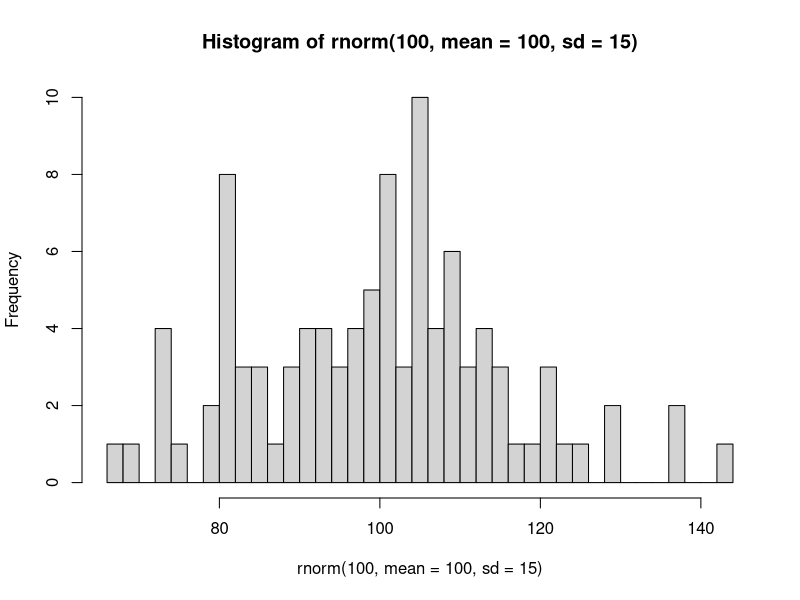
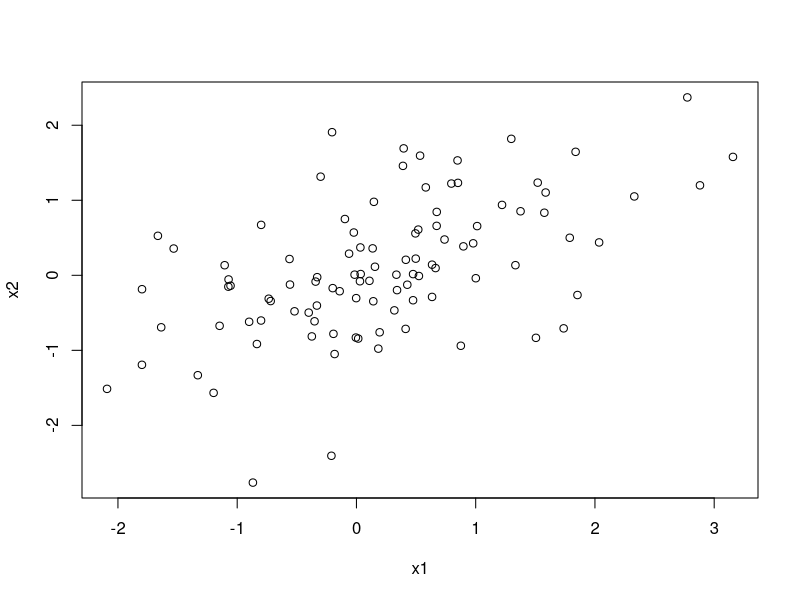
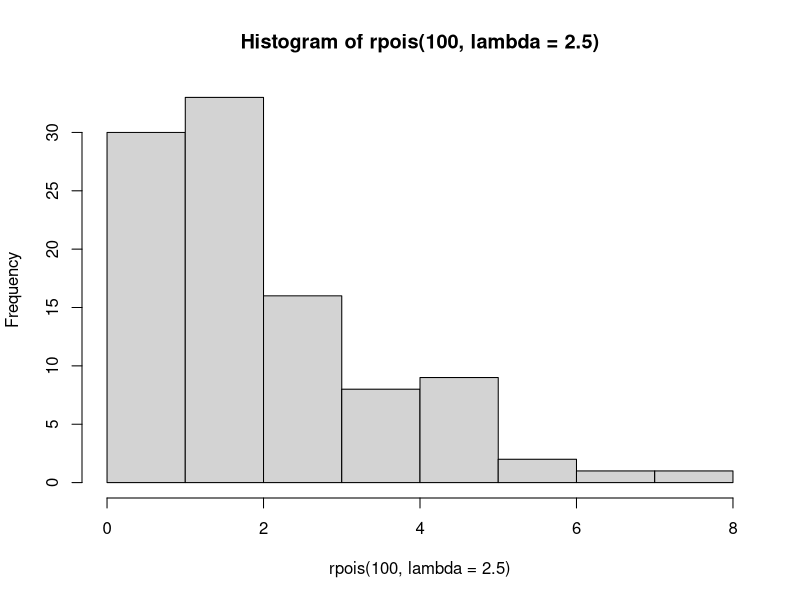
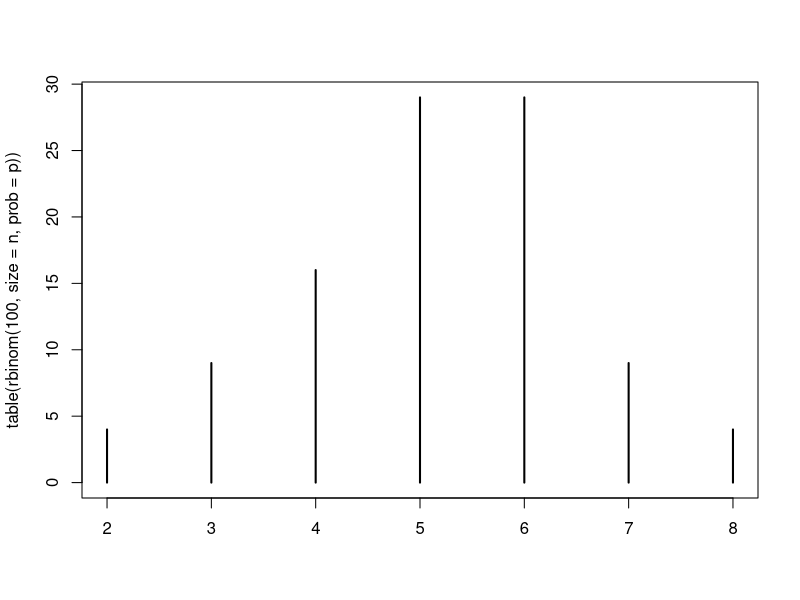
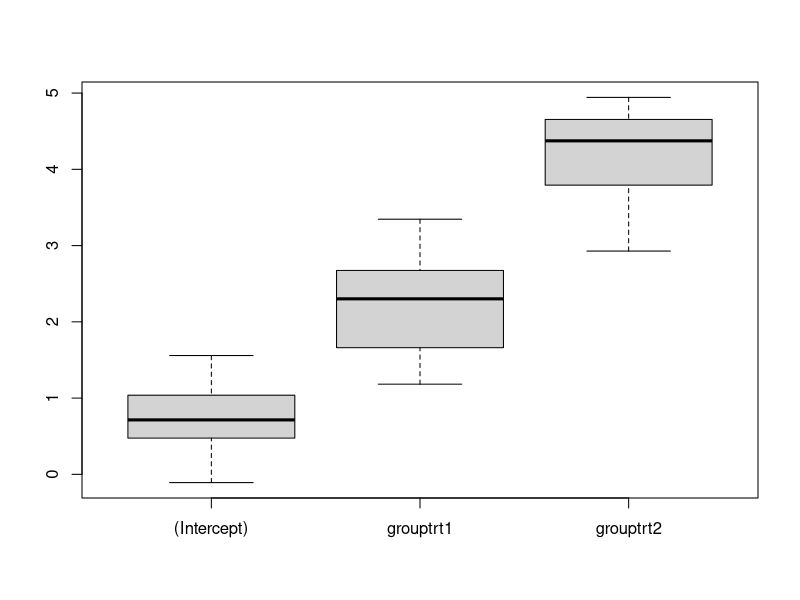

R code for these plots, in order:
#' ---
#' title: "Data simulation in R"
#' author: ""
#' date: "Last modified: 2025-05-01"
#' bibliography: ../lit.bib
#' ---

#'
#' In this session, we will use R to simulate data sets. Simulating data can be
#' considered as the key idea behind hypothesis testing in the frequentist
#' framework, where we assume that we can repeat the data collection under
#' identical conditions. In this course, I will (hopefully) show you how to
#' use it to draw meaningful conclusions from your data.
#' 


#' # Overview
#'
#' 1. Random numbers generation (`rnorm()`, `runif()`, `rpois()`, `rbinom()`,
#'    etc.)
#' 2. Generate categorical variables (`factor()`, `rep()`)
#' 3. Create data frames containing quantitative and categorical variables
#'    (`data.frame()`, `expand.grid()`, `reshape()`)
#' 4. Drawing many data sets (`replicate()`, for loops)
#'


#' # Random numbers generation
#'
#' For drawing random numbers from a statistical distribution, the distribution
#' name is prefixed by “r” (random deviate). See `?Distributions` for a list of
#' distributions.
#'

rnorm(10)                # draw from standard normal distribution
runif(10)                # draw from uniform distribution
rpois(10, lambda = 1)    # draw from Poisson distribution

# Sampling with or without replacement from a vector
sample(1:5, size = 10, replace = TRUE)

#'
#' The random numbers generator in R is seeded: Upon restart of R, new random
#' numbers are generated. To replicate the results of a simulation, the seed
#' (starting value) can be set explicitly:

set.seed(1223)  # set seed, so on each run random numbers will be identical
runif(3)

#' ## Normal distribution
#' 
#' The normal distribution with parameters $\mu$ and $\sigma$: $X \sim N(\mu,
#' \sigma^2)$.

rnorm(100, mean = 100, sd = 15) |> hist(breaks = 30)

#' ## Multivariate normal distribution
#'
#' 

MASS::mvrnorm(100,
              mu = c(0, 0),
              Sigma = matrix(c(1, 0.5, 0.5, 1), nrow = 2, ncol = 2)) |>
  plot(xlab = "x1", ylab = "x2")

#' ## Poisson distribution (for count data)
#'
#' The Poisson distribution is a discrete probability distribution that is used
#' to model the probability of a given number of events occurring in a fixed
#' interval of time if these events occur with a known constant mean rate
#' ($\lambda$) and independently of the time since the last event.

rpois(100, lambda = 2.5) |> hist()

#' ## Binomial distribution
#'
#' The binomial distribution with parameters $n$ and $\pi$ is the discrete
#' probability distribution of the number of successes in a sequence of n
#' independent (Bernoulli) experiments: $X \sim Binom(n, \pi)$.
#'
#' Generate data from a binomial model using the function `rbinom()` in R; try
#' out different values of
#'
#' – $n$ (10, 500, 2000)  
#' – the parameter $\pi$ (0.5, 0.8, 0.44, 0.515)  
#'
#' and see how this affects the output.

n <- 10   # 500, 2000
p <- 0.5  # 0.8, 0.44, 0.515

rbinom(100, size = n, prob = p) |> table() |> plot()

#'
#' * With these data, test different null hypotheses using binom.test();
#'   these may or may not coincide with the values of $\pi$ used for data
#'   generation.

x <- rbinom(1, size = 10, prob = 0.3)
binom.test(x, n = 10, p = 0.5)

#'
#' * If you repeat data generation and testing, can you usually reject H0?
#'

pval <- replicate(500, {
  x <- rbinom(1, size = 50, prob = 0.3)
  binom.test(x, n = 50, p = 0.5)$p.value
  }
)

mean(pval < 0.05)


#' # Creating factors
#'
#' It is usually good practice to create categorical variables explicitly as
#' factors. Everything that is not a numeric variable should be a factor (e.g.,
#' id variables).

sex <- factor(rep(c("male", "female"), c(15, 20)),
              levels = c("male", "female", "diverse"))
sex
condition <- factor(rep(1:2, 20), levels = 1:2, labels = c("real", "VR"))
condition
group <- factor(rep(c("ctr", "trt1", "trt2"), each = 5))
group

#'
#' The `levels` argument sets explicitly the ordering of the factor levels. In
#' dummy coding (default in R) the first factor level is taken as the reference
#' category.

model.matrix( ~ group)
contrasts(group)


#' # Data frames
#'
#' When simulating data for a certain experimental design, this is reflected in
#' the structure of your data frame. For the `group` variable from above, the
#' design looks like this

model.matrix( ~ group) |> unique()

#'
#' A linear model will make use of this design and estimate three parameters:
#' \begin{align*}
#'   \beta_0 & = \text{mean of control group} \\
#'   \beta_1 & = \text{effect of treatment group 1} \\
#'   \beta_2 & = \text{effect of treatment group 2} \\
#' \end{align*}

#'
#' For a repeated-measures (within-subjects) design, the data frame will
#' usually be in a long format.

n <- 20

# A and B are recycled to match the length of id
datsim <- data.frame(id = factor(rep(1:n, each = 4)),
                     A = factor(rep(c("a1", "a2"), each = 2)),
                     B = factor(rep(c("b1", "b2"), times = 2)))

xtabs( ~ A + B, datsim)
xtabs( ~ id + A + B, datsim) |> ftable()

# OR

id <- factor(1:n)
A <- factor(c("a1", "a2"))
B <- factor(c("b1", "b2"))

datsim2 <- expand.grid(id = id, A = A, B = B) |> sort_by(~ id + A)

#'
#' We can transform the data frame between long and wide data format with
#' `reshape()`.

datl <- data.frame(id = factor(rep(1:n, each = 7)),
                   time = rep(0:6, times = n),
                   resp = rnorm(n * 7,
                                mean = seq(1, 5, length.out = 7), # seven means
                                sd = 1))

aggregate(resp ~ time, datl, mean)

datw <- reshape(datl, direction = "wide",
                idvar = "id",
                timevar = "time")

colMeans(datw[, -1])

cor(datw[, -1])


#' # Simulate repeatedly
#'
#' * Reading material on functional programming in R [@Wickham2019first]
#'   - http://adv-r.had.co.nz/Functions.html
#'   - http://adv-r.had.co.nz/Functional-programming.html
#'   - http://adv-r.had.co.nz/Functionals.html

set.seed(1133)
replicate(3, rnorm(10), simplify = FALSE)

set.seed(1133)
replicate(3, rnorm(10))

# Using a for loop

## Create an empty list
l1 <- vector(mode = "list", length = 3)

## Loop to add elements to the list
for(i in 1:3) {
  l1[[i]] <- rnorm(10)
}
l1

## Grow a matrix
mat <- NULL

for(i in 1:3) {
  mat <- cbind(mat, rnorm(10))
}
mat

#' ## Simulate many data sets

# Create a list of data sets

data_sets <- replicate(20, {
  data.frame(id = factor(1:15),
             group = rep(c("ctr", "trt1", "trt2"), times = 5),
             resp = rnorm(5 * 3,
                          mean = c(1, 3, 5), # three means
                          sd = 1))
                },
  simplify = FALSE
)

data_sets[[1]]

# Use apply functions to fit model to each data set

fit_model <- function(data) {
  lm(resp ~ group, data = data)
}

models <- lapply(data_sets, fit_model)  # create list of fitted models

summary(models[[1]])

pars <- sapply(models, coef)

rowMeans(pars)
boxplot(t(pars))

#' # Example: Type I error

lm0 <- lm(dist ~ 1, cars)       # H0
lm1 <- lm(dist ~ speed, cars)   # H1

nsim <- 1000
pval <- numeric(nsim)

for (i in 1:nsim) {
  sim <- simulate(lm0)$sim_1
  fit <- lm(sim ~ speed, cars)
  pval[i] <- summary(fit)$coef["speed", "Pr(>|t|)"]
}

# Type I error
mean(pval < 0.05)

#' ## Reference

